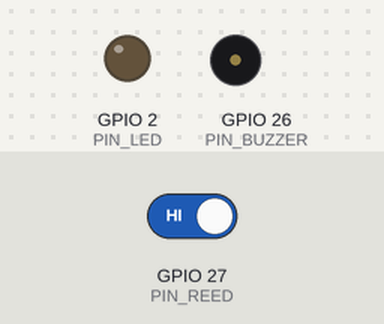
A sketch run on a simulated ESP32. Shown: output pins drawn as LEDs (lit = HIGH), buzzer (waves = sounding, pin HIGH). The test bench sets the inputs (shaded band); at power-on: GPIO 27 (PIN_REED) HIGH. WiFi joins after 1.5 s; servers stay silent unless stated; uploads are accepted with an empty reply.

Above: at 0.1 s.
At 1.1 s:
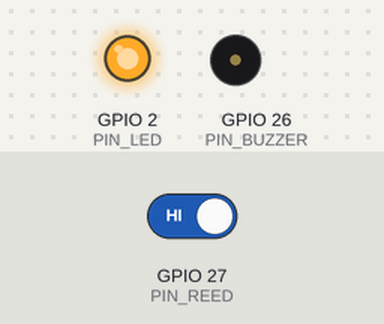
At 129.1 s:
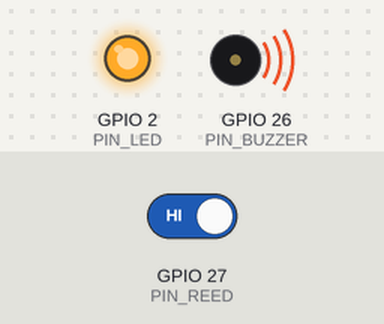
Timing chart, 0 to 130.0 s (numbered marks = the images above):
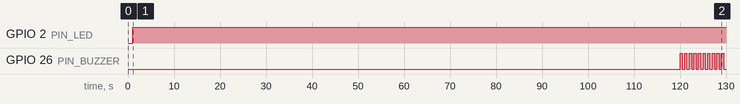

Measured:
- by itself, GPIO 2 (PIN_LED): LOW → HIGH at 1.0 s
- by itself, GPIO 26 (PIN_BUZZER): LOW → HIGH at 120 s, → LOW 0.49 s later, → HIGH 0.51 s later, → LOW 0.49 s later, … (20 changes in this stretch)

The sketch:

cabinet-esp32.ino
```cpp
/*
 * Swen smart supply cabinet — door sensor firmware (ESP32, Arduino core 3.x)
 *
 * What it does
 *  - Watches a magnetic reed switch on the cabinet door.
 *  - Sounds a buzzer if the door is left open (works with no Wi-Fi at all).
 *  - Sends door open/close events to the Swen server; events that happen while
 *    Wi-Fi is down are buffered and sent later with how long ago they happened.
 *  - Sends a heartbeat every 5 minutes so the dashboard knows the cabinet is alive.
 *
 * Wiring (see hardware/README.md)
 *  - Reed switch: GPIO 27 <-> GND  (internal pull-up; closed = door shut)
 *  - Buzzer (active, 3.3 V): GPIO 26 -> buzzer + ; buzzer - -> GND
 *  - Status LED: on-board LED (GPIO 2 on most dev boards)
 *
 * Setup
 *  1. In the Swen dashboard: Administration -> Supply cabinets -> Add cabinet.
 *     Copy the cabinet key (shown once).
 *  2. Fill in the CONFIG section below, then upload with the Arduino IDE
 *     (board: "ESP32 Dev Module").
 */

#include <WiFi.h>
#include <WiFiClientSecure.h>
#include <HTTPClient.h>

// ============================== CONFIG ==============================
const char* WIFI_SSID     = "your-wifi";
const char* WIFI_PASSWORD = "your-password";
// Your Swen server, no trailing slash, e.g. "https://swen.example.org"
const char* SERVER_URL    = "https://swen.example.org";
// Cabinet key from the dashboard (keep it secret).
const char* CABINET_KEY   = "paste-cabinet-key-here";
// Optional: PEM root certificate of your server's CA for strict TLS checking.
// Leave empty to encrypt without verifying the certificate (simpler, weaker).
const char* ROOT_CA_PEM   = "";

const int PIN_REED   = 27;
const int PIN_BUZZER = 26;
const int PIN_LED    = 2;

const unsigned long LEFT_OPEN_ALARM_MS = 2UL * 60UL * 1000UL;  // beep after 2 minutes open
const unsigned long HEARTBEAT_MS       = 5UL * 60UL * 1000UL;
const unsigned long DEBOUNCE_MS        = 60;
// ====================================================================

struct Event {
  bool open;
  unsigned long at;  // millis() when it happened
};

const int QUEUE_SIZE = 64;
Event queue[QUEUE_SIZE];
int qHead = 0, qCount = 0;

bool doorOpen = false;
bool lastRaw = false;
unsigned long lastRawChange = 0;
unsigned long openedAt = 0;
unsigned long lastSendAttempt = 0;
unsigned long lastHeartbeat = 0;

void enqueue(bool open) {
  if (qCount == QUEUE_SIZE) {  // full: drop the oldest
    qHead = (qHead + 1) % QUEUE_SIZE;
    qCount--;
  }
  queue[(qHead + qCount) % QUEUE_SIZE] = {open, millis()};
  qCount++;
}

bool readDoorOpen() {
  // Reed switch closes (pulls to GND) when the magnet on the door is near.
  return digitalRead(PIN_REED) == HIGH;
}

void connectWifi() {
  if (WiFi.status() == WL_CONNECTED) return;
  WiFi.mode(WIFI_STA);
  WiFi.begin(WIFI_SSID, WIFI_PASSWORD);
}

// Sends queued events (and optionally a heartbeat). Returns true on success.
bool flush(bool heartbeat) {
  if (WiFi.status() != WL_CONNECTED) return false;
  if (qCount == 0 && !heartbeat) return true;

  String body = "{\"events\":[";
  int n = qCount > 50 ? 50 : qCount;
  unsigned long now = millis();
  for (int i = 0; i < n; i++) {
    const Event& e = queue[(qHead + i) % QUEUE_SIZE];
    if (i) body += ",";
    body += "{\"type\":\"";
    body += e.open ? "door_open" : "door_close";
    body += "\",\"agoMs\":";
    body += String(now - e.at);
    body += "}";
  }
  if (heartbeat) {
    if (n) body += ",";
    body += "{\"type\":\"heartbeat\",\"agoMs\":0}";
  }
  body += "]}";

  WiFiClientSecure secure;
  WiFiClient plain;
  HTTPClient http;
  String url = String(SERVER_URL) + "/api/v1/cabinet/events";
  bool ok;
  if (url.startsWith("https")) {
    if (strlen(ROOT_CA_PEM) > 0) secure.setCACert(ROOT_CA_PEM);
    else secure.setInsecure();
    ok = http.begin(secure, url);
  } else {
    ok = http.begin(plain, url);
  }
  if (!ok) return false;
  http.setTimeout(10000);
  http.addHeader("Content-Type", "application/json");
  http.addHeader("Authorization", String("Bearer ") + CABINET_KEY);
  int code = http.POST(body);
  http.end();

  if (code >= 200 && code < 300) {
    qHead = (qHead + n) % QUEUE_SIZE;
    qCount -= n;
    return true;
  }
  // 401: wrong key. Keep events; blink fast so someone notices.
  if (code == 401) for (int i = 0; i < 6; i++) { digitalWrite(PIN_LED, i % 2); delay(80); }
  return false;
}

void setup() {
  pinMode(PIN_REED, INPUT_PULLUP);
  pinMode(PIN_BUZZER, OUTPUT);
  pinMode(PIN_LED, OUTPUT);
  doorOpen = lastRaw = readDoorOpen();
  if (doorOpen) openedAt = millis();
  enqueue(doorOpen);  // report the state at power-up
  connectWifi();
}

void loop() {
  unsigned long now = millis();

  // ---- Door state with debounce ----
  bool raw = readDoorOpen();
  if (raw != lastRaw) {
    lastRaw = raw;
    lastRawChange = now;
  }
  if (raw != doorOpen && now - lastRawChange > DEBOUNCE_MS) {
    doorOpen = raw;
    if (doorOpen) openedAt = now;
    enqueue(doorOpen);
    lastSendAttempt = 0;  // send soon
  }

  // ---- Local alarm: works without any network ----
  bool alarm = doorOpen && now - openedAt > LEFT_OPEN_ALARM_MS;
  digitalWrite(PIN_BUZZER, alarm && (now / 500) % 2 == 0 ? HIGH : LOW);

  // ---- Network ----
  connectWifi();
  digitalWrite(PIN_LED, WiFi.status() == WL_CONNECTED ? HIGH : (now / 1000) % 2);
  bool heartbeatDue = now - lastHeartbeat > HEARTBEAT_MS;
  if ((qCount > 0 || heartbeatDue) && now - lastSendAttempt > 5000) {
    lastSendAttempt = now;
    if (flush(heartbeatDue) && heartbeatDue) lastHeartbeat = now;
  }

  delay(20);
}
```
